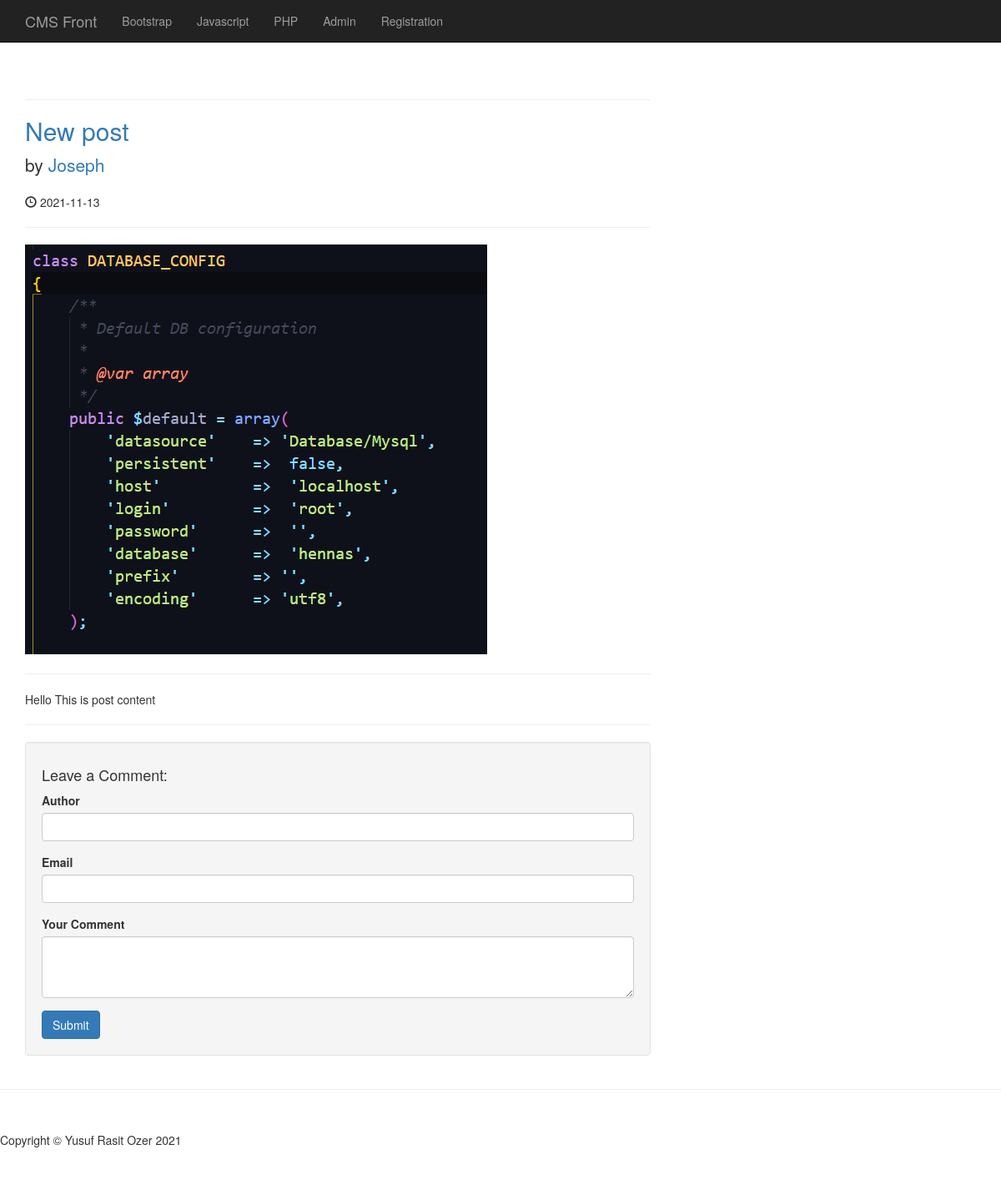
Before: /post.php?p_id=14 with the older database file.
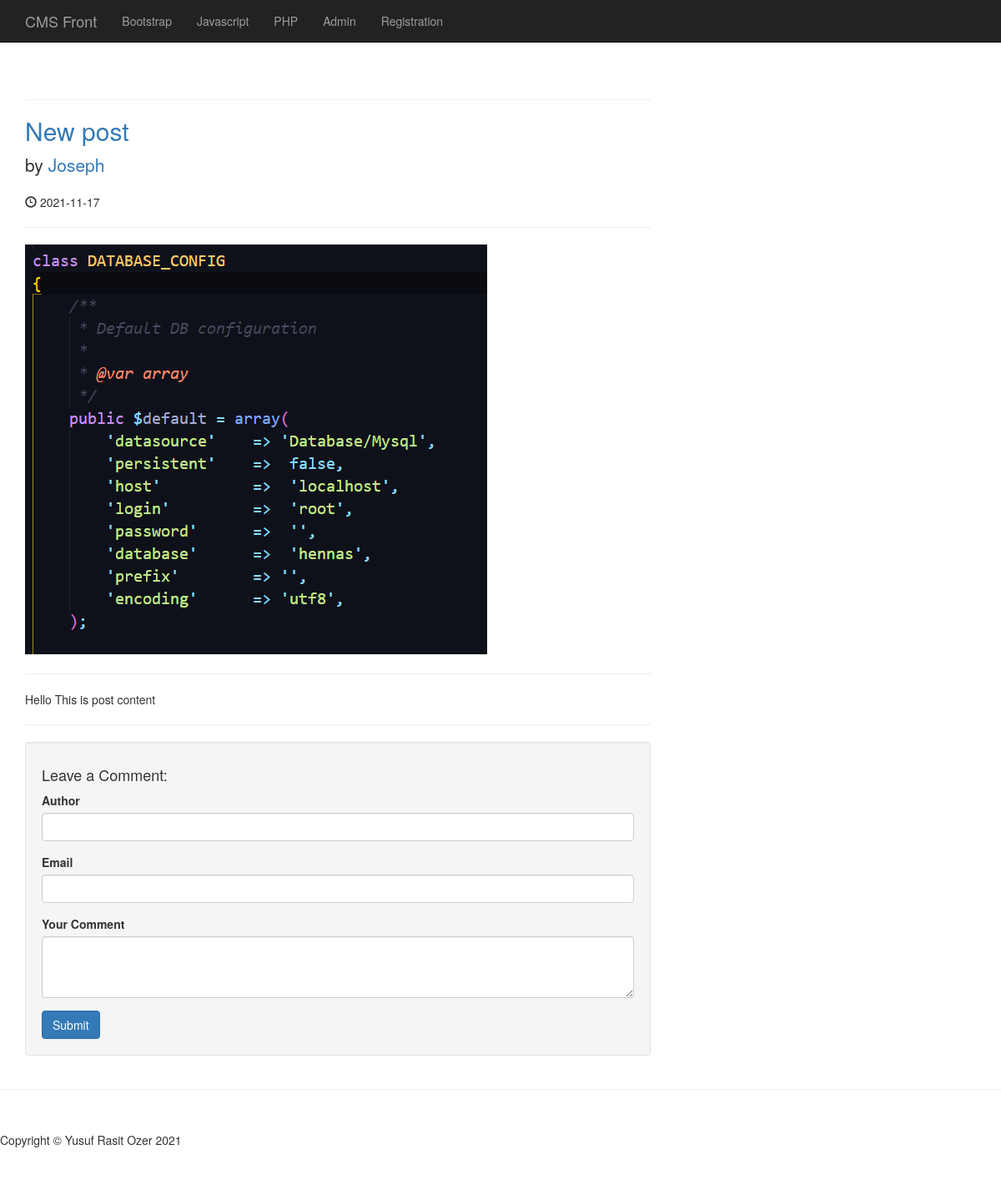
After: the same page with the newer database file.
### tables this page shows
CREATE TABLE `posts` (
  `post_id` int(3) NOT NULL,
  `post_category_id` int(3) NOT NULL,
  `post_title` varchar(255) NOT NULL,
  `post_author` varchar(255) NOT NULL,
  `post_date` date NOT NULL,
  `post_image` text NOT NULL,
  `post_content` text NOT NULL,
  `post_tags` varchar(255) NOT NULL,
  `post_comment_count` int(11) NOT NULL,
  `post_status` varchar(255) NOT NULL DEFAULT 'draft'
);

### post.php (the view, shortened to what this page needs)
<?php
include "includes/db.php";
include "includes/header.php";
?>
    <?php include "includes/navigation.php"; ?>
    <div class="container">
        <div class="row">
            <div class="col-md-8">
                <?php
                if(isset($_GET['p_id'])){
                    $the_post_id = $_GET['p_id'];
                }
                $query = "SELECT * FROM posts WHERE post_id = $the_post_id";
                $select_all_posts_query = mysqli_query($connection, $query);
                while($row = mysqli_fetch_assoc($select_all_posts_query)) {
                    $post_title = $row['post_title'];
                    $post_author = $row['post_author'];
                    $post_date = $row['post_date'];
                    $post_image = $row['post_image'];
                    $post_content = $row['post_content'];
                    ?>
<h1 class="page-header">
                </h1>
                <h2>
                    <a href="#"><?php echo $post_title ?></a>
                </h2>
                <p class="lead">
                    by <a href="index.php"><?php echo $post_author ?></a>
                </p>
                <p><span class="glyphicon glyphicon-time"></span> <?php echo $post_date ?></p>
                <hr>
                <img class="img-responsive" src="images/<?php echo $post_image; ?>" alt="">
                <hr>
                <p><?php echo $post_content ?></p>
                <hr>
<?php } ?>
<div class="well">
    <h4>Leave a Comment:</h4>
    <form action="" method="post" role="form">
    <div class="form-group">
        <label for="Author">Author</label>
        <input type="text" class="form-control" name="comment_author">
    </div>
    <div class="form-group">
    <label for="Email">Email</label>
        <input type="email" class="form-control" name="comment_email">
    </div>
    <div class="form-group">
    <label for="comment">Your Comment</label>
        <textarea name="comment_content" class="form-control" rows="3"></textarea>
    </div>
    <button type="submit" name="create_comment" class="btn btn-primary">Submit</button>
</form>
</div>
                </div>
            </div>
            </div>
        <hr>
   <?php include "includes/footer.php"; ?>

Changed rows visible on the page:
changed posts "New post": post_date "2021-11-13" → "2021-11-17"
